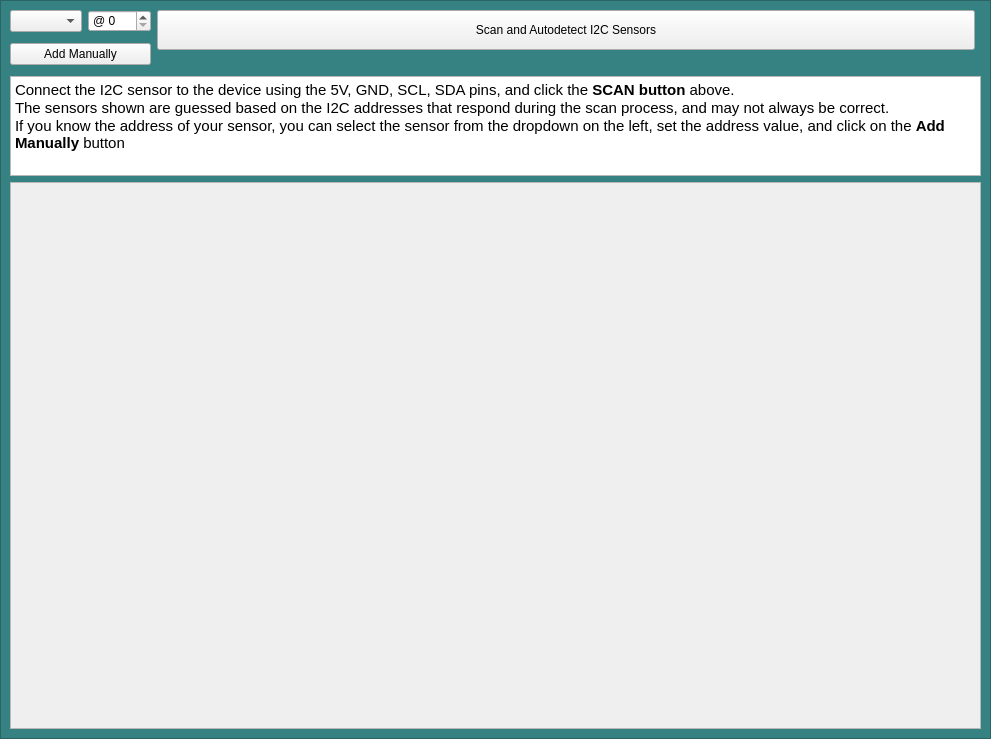
<?xml version="1.0" encoding="UTF-8"?>
<ui version="4.0">
 <class>Form</class>
 <widget class="QWidget" name="Form">
  <property name="geometry">
   <rect>
    <x>0</x>
    <y>0</y>
    <width>991</width>
    <height>739</height>
   </rect>
  </property>
  <property name="windowTitle">
   <string>Form</string>
  </property>
  <property name="styleSheet">
   <string notr="true">#widgetFrameOuter{
background-color: rgb(54, 129, 130);
}</string>
  </property>
  <layout class="QVBoxLayout" name="verticalLayout">
   <property name="spacing">
    <number>0</number>
   </property>
   <property name="leftMargin">
    <number>0</number>
   </property>
   <property name="topMargin">
    <number>0</number>
   </property>
   <property name="rightMargin">
    <number>0</number>
   </property>
   <property name="bottomMargin">
    <number>0</number>
   </property>
   <item>
    <widget class="QFrame" name="widgetFrameOuter">
     <property name="sizePolicy">
      <sizepolicy hsizetype="Preferred" vsizetype="Preferred">
       <horstretch>0</horstretch>
       <verstretch>0</verstretch>
      </sizepolicy>
     </property>
     <property name="styleSheet">
      <string notr="true"/>
     </property>
     <property name="frameShape">
      <enum>QFrame::StyledPanel</enum>
     </property>
     <property name="frameShadow">
      <enum>QFrame::Raised</enum>
     </property>
     <property name="class" stdset="0">
      <string>PeripheralCollection</string>
     </property>
     <layout class="QGridLayout" name="gridLayout">
      <item row="5" column="0" colspan="4">
       <widget class="QScrollArea" name="scrollArea">
        <property name="widgetResizable">
         <bool>true</bool>
        </property>
        <widget class="QWidget" name="scrollAreaWidgetContents">
         <property name="geometry">
          <rect>
           <x>0</x>
           <y>0</y>
           <width>969</width>
           <height>542</height>
          </rect>
         </property>
         <layout class="QVBoxLayout" name="sensorLayout">
          <property name="spacing">
           <number>5</number>
          </property>
          <property name="leftMargin">
           <number>2</number>
          </property>
          <property name="topMargin">
           <number>2</number>
          </property>
          <property name="rightMargin">
           <number>2</number>
          </property>
          <property name="bottomMargin">
           <number>2</number>
          </property>
         </layout>
        </widget>
       </widget>
      </item>
      <item row="0" column="1">
       <widget class="QSpinBox" name="addressBox">
        <property name="prefix">
         <string>@ </string>
        </property>
        <property name="maximum">
         <number>127</number>
        </property>
       </widget>
      </item>
      <item row="4" column="0" colspan="4">
       <widget class="QTextBrowser" name="textBrowser">
        <property name="sizePolicy">
         <sizepolicy hsizetype="Expanding" vsizetype="Maximum">
          <horstretch>0</horstretch>
          <verstretch>0</verstretch>
         </sizepolicy>
        </property>
        <property name="maximumSize">
         <size>
          <width>16777215</width>
          <height>100</height>
         </size>
        </property>
        <property name="html">
         <string>&lt;!DOCTYPE HTML PUBLIC &quot;-//W3C//DTD HTML 4.0//EN&quot; &quot;http://www.w3.org/TR/REC-html40/strict.dtd&quot;&gt;
&lt;html&gt;&lt;head&gt;&lt;meta name=&quot;qrichtext&quot; content=&quot;1&quot; /&gt;&lt;style type=&quot;text/css&quot;&gt;
p, li { white-space: pre-wrap; }
&lt;/style&gt;&lt;/head&gt;&lt;body style=&quot; font-family:'Ubuntu'; font-size:11pt; font-weight:400; font-style:normal;&quot;&gt;
&lt;p style=&quot; margin-top:0px; margin-bottom:0px; margin-left:0px; margin-right:0px; -qt-block-indent:0; text-indent:0px;&quot;&gt;Connect the I2C sensor to the device using the 5V, GND, SCL, SDA pins, and click the &lt;span style=&quot; font-weight:600;&quot;&gt;SCAN button &lt;/span&gt;above.&lt;/p&gt;
&lt;p style=&quot; margin-top:0px; margin-bottom:0px; margin-left:0px; margin-right:0px; -qt-block-indent:0; text-indent:0px;&quot;&gt;The sensors shown are guessed based on the I2C addresses that respond during the scan process, and may not always be correct. &lt;/p&gt;
&lt;p style=&quot; margin-top:0px; margin-bottom:0px; margin-left:0px; margin-right:0px; -qt-block-indent:0; text-indent:0px;&quot;&gt;If you know the address of your sensor, you can select the sensor from the dropdown on the left, set the address value, and click on the &lt;span style=&quot; font-weight:600;&quot;&gt;Add Manually &lt;/span&gt;button&lt;/p&gt;&lt;/body&gt;&lt;/html&gt;</string>
        </property>
       </widget>
      </item>
      <item row="0" column="0">
       <widget class="QComboBox" name="sensorCombo"/>
      </item>
      <item row="0" column="2" rowspan="2">
       <widget class="QPushButton" name="pushButton_4">
        <property name="sizePolicy">
         <sizepolicy hsizetype="MinimumExpanding" vsizetype="Maximum">
          <horstretch>0</horstretch>
          <verstretch>0</verstretch>
         </sizepolicy>
        </property>
        <property name="minimumSize">
         <size>
          <width>150</width>
          <height>40</height>
         </size>
        </property>
        <property name="text">
         <string>Scan and Autodetect I2C Sensors</string>
        </property>
       </widget>
      </item>
      <item row="2" column="2">
       <widget class="QLabel" name="resultLabel">
        <property name="text">
         <string/>
        </property>
       </widget>
      </item>
      <item row="1" column="0" rowspan="2" colspan="2">
       <widget class="QPushButton" name="pushButton">
        <property name="text">
         <string>Add Manually</string>
        </property>
       </widget>
      </item>
     </layout>
    </widget>
   </item>
  </layout>
 </widget>
 <resources/>
 <connections>
  <connection>
   <sender>pushButton_4</sender>
   <signal>clicked()</signal>
   <receiver>Form</receiver>
   <slot>scan()</slot>
   <hints>
    <hint type="sourcelabel">
     <x>799</x>
     <y>34</y>
    </hint>
    <hint type="destinationlabel">
     <x>681</x>
     <y>0</y>
    </hint>
   </hints>
  </connection>
  <connection>
   <sender>pushButton</sender>
   <signal>clicked()</signal>
   <receiver>Form</receiver>
   <slot>addSensor()</slot>
   <hints>
    <hint type="sourcelabel">
     <x>65</x>
     <y>59</y>
    </hint>
    <hint type="destinationlabel">
     <x>-8</x>
     <y>63</y>
    </hint>
   </hints>
  </connection>
  <connection>
   <sender>sensorCombo</sender>
   <signal>currentIndexChanged(QString)</signal>
   <receiver>Form</receiver>
   <slot>setManualSensor(QString)</slot>
   <hints>
    <hint type="sourcelabel">
     <x>51</x>
     <y>26</y>
    </hint>
    <hint type="destinationlabel">
     <x>-13</x>
     <y>29</y>
    </hint>
   </hints>
  </connection>
 </connections>
 <slots>
  <slot>scan()</slot>
  <slot>addSensor()</slot>
  <slot>setManualSensor(QString)</slot>
 </slots>
</ui>
